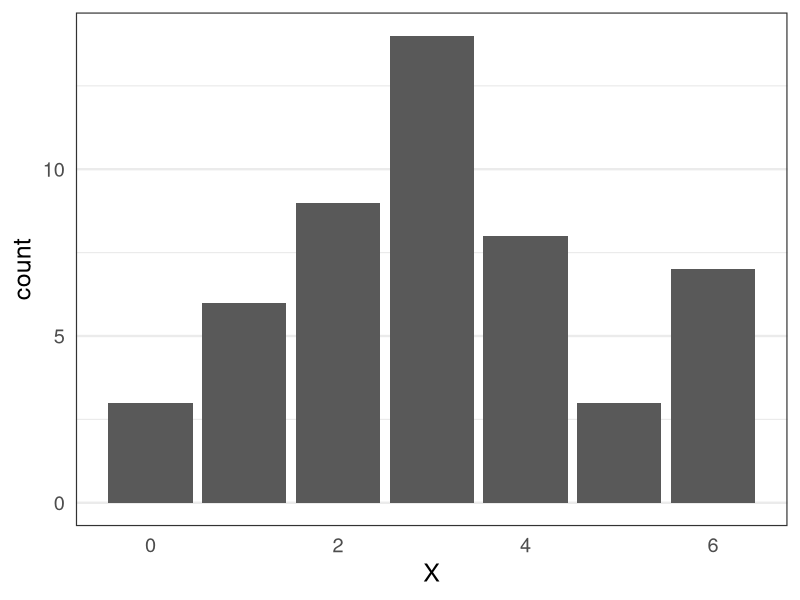
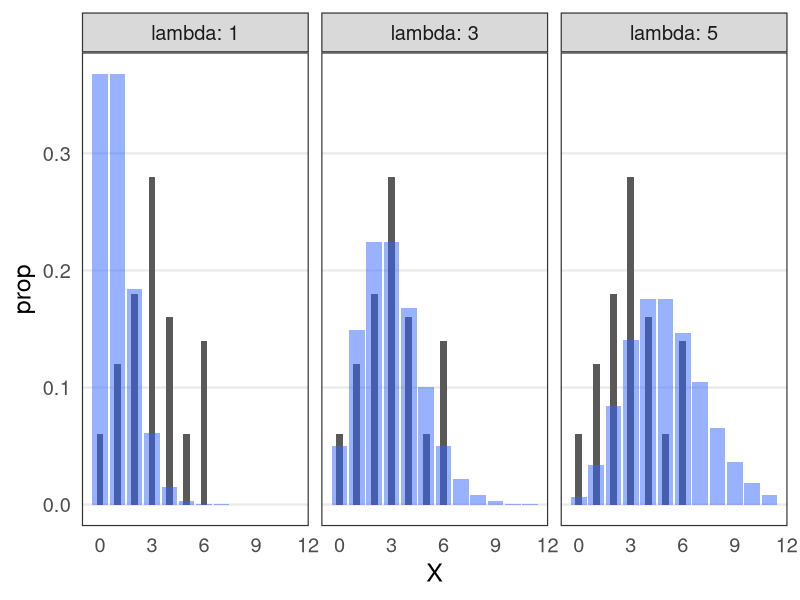
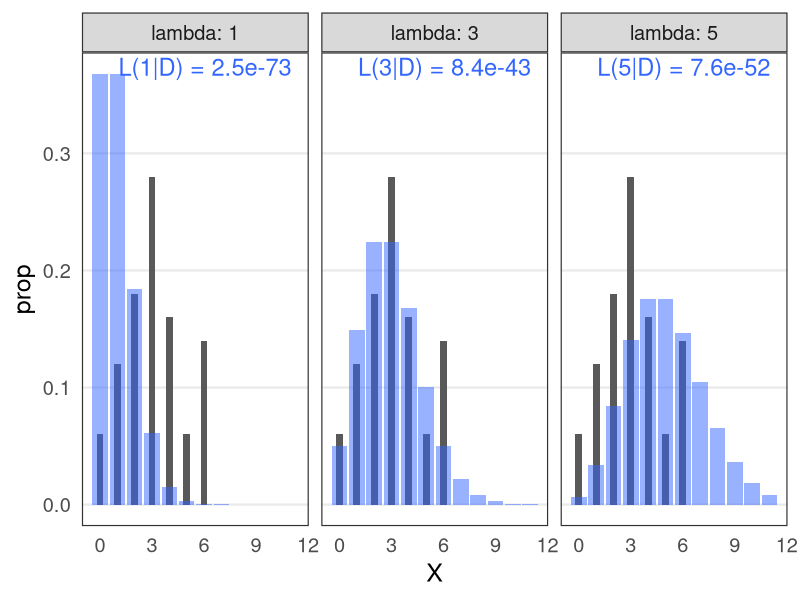
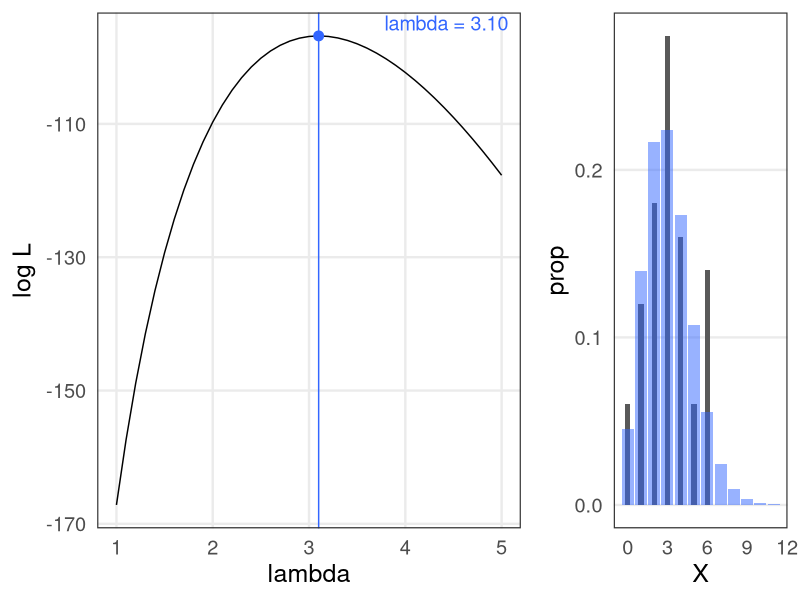
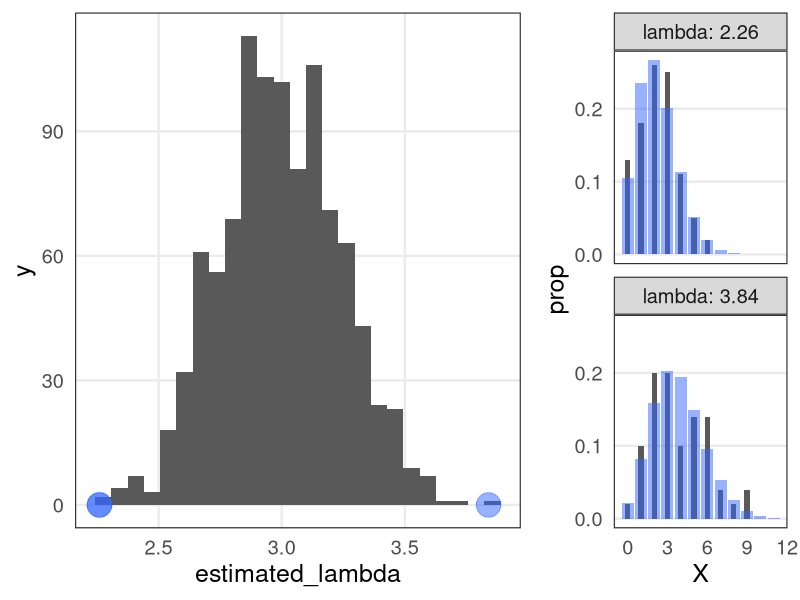
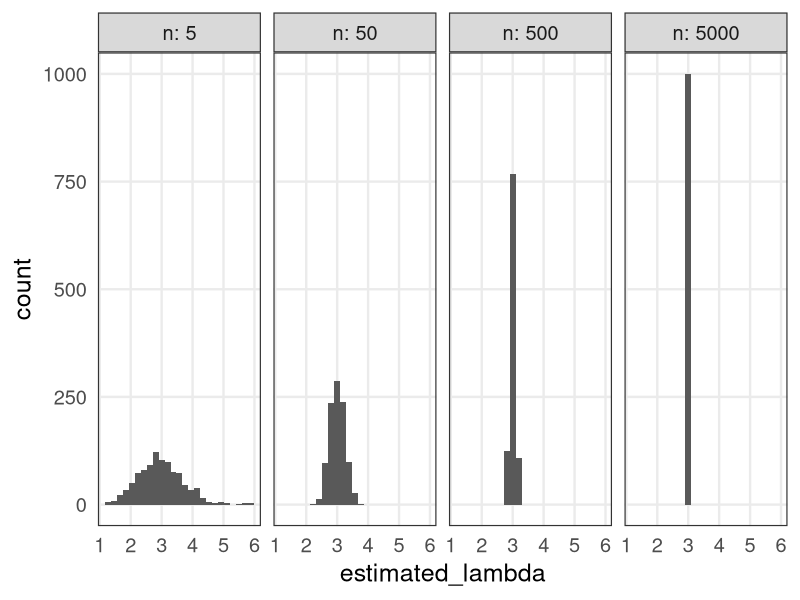

The R source for these figures, in order:
## ---- chunk 1

## ---- chunk 2
library(ggplot2)
library(tibble)
library(dplyr)
library(tidyr)
knitr::opts_chunk$set(cache = TRUE)
## ---- chunk 3
df_rpois = tibble::tibble(X = rpois(50L, 3))
ggplot(df_rpois) +
  aes(X) +
  geom_bar() +
  theme_bw(base_size = 18) +
  theme(
    panel.grid.minor.x = element_blank(), panel.grid.major.x = element_blank(),
    axis.ticks = element_blank()
  )
## ---- chunk 4
df_dpois = purrr::map_dfr(c(1, 3, 5), ~ {
  tibble(lambda = .x, X = seq(0, 11), Prob = dpois(X, lambda))
})
p_pois = ggplot(df_rpois) +
  aes(X) +
  geom_bar(aes(y = after_stat(prop)), width = 0.4) +
  geom_col(data = df_dpois, aes(y = Prob), alpha = 0.5, fill = "#3366ff") +
  facet_wrap(vars(lambda), nrow = 1L, labeller = label_both) +
  theme_bw(base_size = 18) +
  theme(
    panel.grid.minor.x = element_blank(), panel.grid.minor.y = element_blank(),
    panel.grid.major.x = element_blank(), axis.ticks = element_blank()
  )
p_pois
## ---- chunk 5
df_likelihood = df_rpois |>
  dplyr::left_join(df_dpois, by = "X") |>
  dplyr::group_by(lambda) |>
  dplyr::summarize(L = prod(Prob)) |>
  dplyr::mutate(logL = log(L), label = sprintf("L(%.0f|D) = %.1e", lambda, L))
p_pois +
  geom_text(data = df_likelihood, aes(label = label), x = Inf, y = Inf, hjust = 1.1, vjust = 1.3, size = 6, color = "#3366ff")
## ---- chunk 6
count_rpois = df_rpois |> dplyr::count(X)
calc_likelihood_rpois = function(lambda) {
  prod(dpois(count_rpois[["X"]], lambda)**count_rpois[["n"]])
}
X_mle = mean(df_rpois[["X"]])
L_mle = calc_likelihood_rpois(X_mle)
p_mle = tibble::tibble(lambda = seq(1, 5, 0.1), L = purrr::map_dbl(lambda, calc_likelihood_rpois)) |>
  dplyr::mutate(logL = log(L)) |>
  ggplot() +
  aes(lambda, logL) +
  geom_line() +
  geom_vline(xintercept = X_mle, color = "#3366ff") +
  annotate("point", x = X_mle, y = log(L_mle), size = 3, color = "#3366ff") +
  annotate("text", x = Inf, y = Inf, hjust = 1.1, vjust = 1.2, size = 5, color = "#3366ff", label = sprintf("lambda = %.2f", X_mle)) +
  labs(y = "log L") +
  theme_bw(base_size = 18) +
  theme(
    panel.grid.minor.x = element_blank(), panel.grid.minor.y = element_blank(),
    axis.ticks = element_blank()
  )

df_dpois = tibble(lambda = X_mle, X = seq(0, 11), Prob = dpois(X, lambda))
p_pois = ggplot(df_rpois) +
  aes(X) +
  geom_bar(aes(y = after_stat(prop)), width = 0.4) +
  geom_col(data = df_dpois, aes(y = Prob), alpha = 0.5, fill = "#3366ff") +
  theme_bw(base_size = 18) +
  theme(
    panel.grid.minor.x = element_blank(), panel.grid.minor.y = element_blank(),
    panel.grid.major.x = element_blank(), axis.ticks = element_blank()
  )

cowplot::plot_grid(p_mle, p_pois, nrow = 1L, rel_widths = c(2, 1))
## ---- chunk 7
nrep = 1000L
df_repl = tibble::tibble(X = rpois(50L * nrep, 3), repl = rep(seq_len(nrep), each = 50L))
df_sum = df_repl |>
  dplyr::group_by(repl) |>
  dplyr::summarize(lambda = mean(X))
df_minmax = dplyr::bind_rows(dplyr::slice_max(df_sum, lambda), dplyr::slice_min(df_sum, lambda))

p_repl = df_sum |>
  ggplot() +
  aes(lambda) +
  geom_histogram(bins = 25, center = 3) +
  annotate("point", x = df_minmax$lambda, y = 0, color = "#3366ff", size = 8, alpha = 0.5) +
  labs(x = "estimated_lambda") +
  theme_bw(base_size = 18) +
  theme(
    panel.grid.minor.x = element_blank(), panel.grid.minor.y = element_blank(),
    axis.ticks = element_blank()
  )

df_dpois = tidyr::crossing(lambda = df_minmax$lambda, X = seq(0, 11)) |>
  dplyr::mutate(Prob = dpois(X, lambda))
p_minmax = df_repl |>
  dplyr::filter(repl %in% df_minmax$repl) |>
  dplyr::left_join(df_minmax, by = "repl") |>
  ggplot() +
  aes(X) +
  geom_bar(aes(y = after_stat(prop)), width = 0.4) +
  geom_col(data = df_dpois, aes(y = Prob), alpha = 0.5, fill = "#3366ff") +
  facet_wrap(vars(lambda), ncol = 1L, labeller = label_both) +
  theme_bw(base_size = 18) +
  theme(
    panel.grid.minor.x = element_blank(), panel.grid.minor.y = element_blank(),
    panel.grid.major.x = element_blank(), axis.ticks = element_blank()
  )

cowplot::plot_grid(p_repl, p_minmax, nrow = 1L, rel_widths = c(2, 1))
## ---- chunk 8
nrep = 1000L
purrr::map_dfr(c(5, 50, 500, 5000), ~ {
  tibble::tibble(X = rpois(.x * nrep, 3), repl = rep(seq_len(nrep), each = .x)) |>
    dplyr::group_by(repl) |>
    dplyr::summarize(estimated_lambda = mean(X)) |>
    dplyr::mutate(n = .x)
}) |>
  ggplot() +
  aes(estimated_lambda) +
  geom_histogram(bins = 25, center = 3) +
  facet_wrap(vars(n), nrow = 1L, labeller = label_both) +
  theme_bw(base_size = 18) +
  theme(
    panel.grid.minor.x = element_blank(), panel.grid.minor.y = element_blank(),
    axis.ticks = element_blank()
  )
## ---- chunk 9
get_likelihood = function(p, k = 3, n = 10) {
  choose(n, k) * p**k * (1 - p)**(n - k)
  # dbinom(k, n, p)
}

get_likelihood(0.2)
